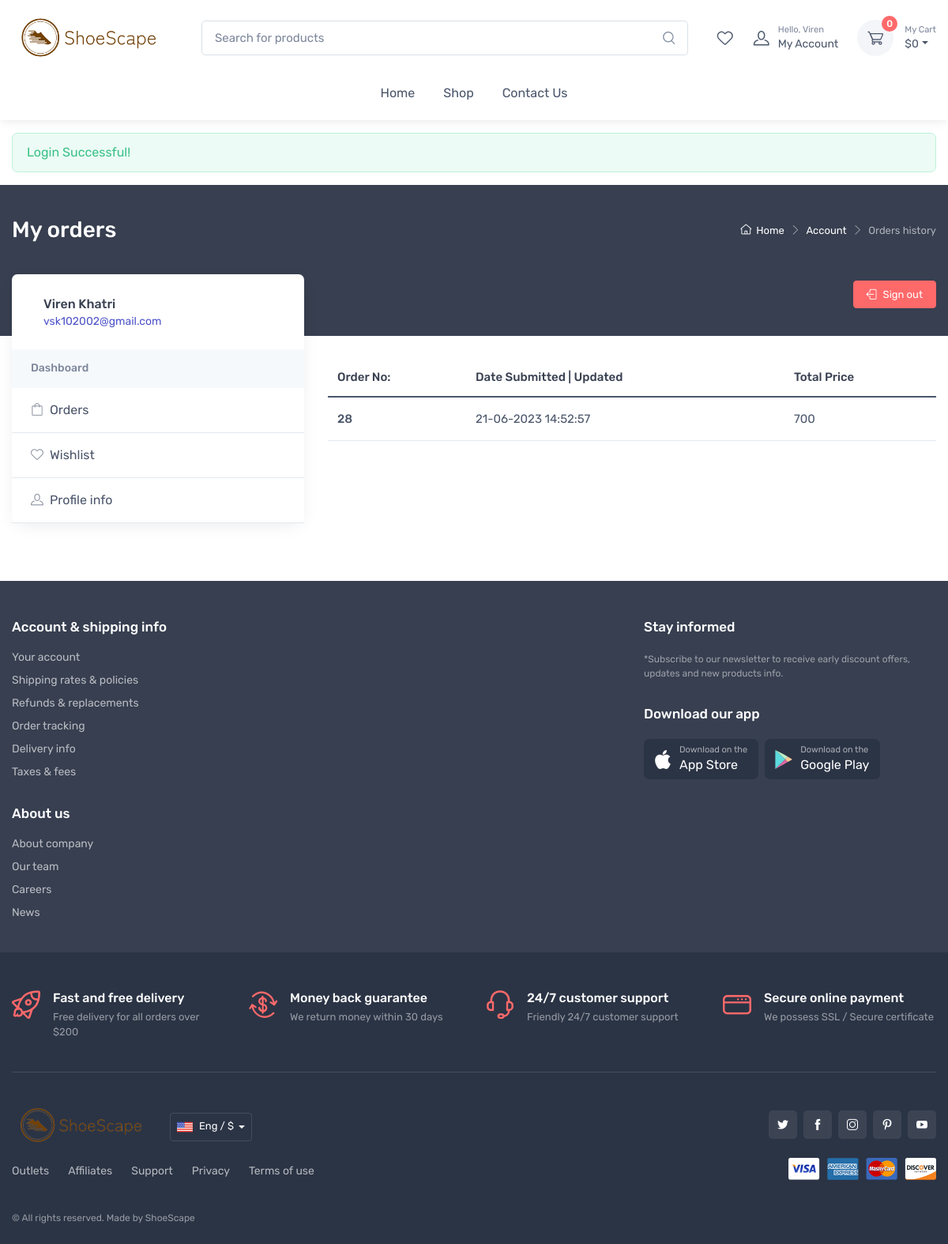
The page /orders.php (signed in) on the database its author committed.
### tables this page shows
CREATE TABLE `orders` (
  `ot_id` int(11) NOT NULL,
  `customer_id` int(11) NOT NULL,
  `order_status` varchar(20) NOT NULL,
  `shipping` text NOT NULL,
  `cart` text NOT NULL,
  `user` text NOT NULL,
  `order_date` varchar(255) NOT NULL,
  `total_price` int(11) NOT NULL
);

### src/logicFiles/functions.php (called while the page is built, shortened)
<?php
$conn = new mysqli('localhost', 'root', '', 'e-shop');
function db_select($table, $condition = null){
    $sql = "SELECT * FROM $table";
    if($condition != null){
        $sql .= " WHERE $condition";
    }
    global $conn;
    $res = $conn->query($sql);
    $rows = [];
    while ($row = $res->fetch_assoc()){
        $rows[] = $row;
    }
    return $rows;
}

### orders.php (the view, shortened to what this page needs)
<?php
require_once('src/logicFiles/functions.php');
require_once('src/components/header.php');
$user_id = $_SESSION['user']['id'];
$orders = db_select('orders', " customer_id = $user_id ORDER BY order_date DESC");
?>
<div class="page-title-overlap bg-dark pt-4">
  <div class="container d-lg-flex justify-content-between py-2 py-lg-3">
    <div class="order-lg-2 mb-3 mb-lg-0 pt-lg-2">
      <nav aria-label="breadcrumb">
        <ol class="breadcrumb breadcrumb-light flex-lg-nowrap justify-content-center justify-content-lg-start">
          <li class="breadcrumb-item"><a class="text-nowrap" href="index-2.html"><i class="ci-home"></i>Home</a></li>
          <li class="breadcrumb-item text-nowrap"><a href="#">Account</a>
          </li>
          <li class="breadcrumb-item text-nowrap active" aria-current="page">Orders history</li>
        </ol>
      </nav>
    </div>
    <div class="order-lg-1 pe-lg-4 text-center text-lg-start">
      <h1 class="h3 text-light mb-0">My orders</h1>
    </div>
  </div>
</div>
<div class="container pb-5 mb-2 mb-md-4">
  <div class="row">
    <?php require_once('src/components/account-sidebar.php') ?>
    <section class="col-lg-8">
      <div class="d-flex justify-content-between align-items-center pt-lg-2 pb-4 pb-lg-5 mb-lg-3">
        <a class="btn btn-primary btn-sm d-none d-lg-inline-block" href="./src/logicFiles/logout.php"><i class="ci-sign-out me-2"></i>Sign out</a>
      </div>
      <div class="table-responsive fs-md mb-4">
        <table class="table table-hover mb-0">
          <thead>
            <tr>
              <th>Order No:</th>
              <th>Date Submitted | Updated</th>
              <th>Total Price</th>
            </tr>
          </thead>
          <tbody>
            <?php foreach ($orders as $key => $value) {
            ?>
              <tr>
                <td class="py-3"><a class="nav-link-style fw-medium" href="#order-details<?= $value['ot_id'] ?>" data-bs-toggle="modal"><?= $value['ot_id'] ?></a></td>
                <td class="py-3"><?= date("d-m-Y H:i:s", $value['order_date']) ?></td>
                <td class="py-3"><?= $value['total_price'] ?></td>
              </tr>
            <?php } ?>
          </tbody>
        </table>
      </div>
    </section>
  </div>
</div>
<?php
require_once('src/components/footer.php');
?>

### rows shown on the page
orders: ot_id "28", order_date "21-06-2023 14:52:57", total_price "700"

### other values the page prints
$_SESSION['user']['first_name'] "Viren"
$cart_count "0"
$cart_total "0"
$_SESSION['alert']['message'] "Login Successful!"
$_SESSION['user']['last_name'] "Khatri"
$_SESSION['user']['email'] "vsk102002@gmail.com"
